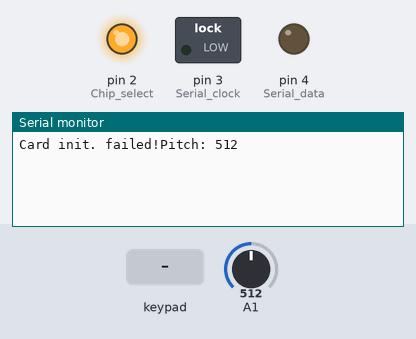
This sketch was run on a simulated Arduino Mega 2560, built for the host (arithmetic inside an expression is 32-bit, double 64-bit). Shown: switched loads named in the sketch (green lamp = pin HIGH), output pins drawn as LEDs (lit = HIGH), the last lines printed to the serial monitor. Wiring (inferred from the names in the program): 4×3 keypad with keys 1 2 3 4 5 6 7 8 9 * 0 # (labels assumed): rows A2, A3, A4, A5; columns pin 6, pin 7, pin 8. Inputs (shaded band) come from the test bench; at power-on: A1 = 512. Pins used as bus, display or sensor lines are not drawn.

Above: at 1.2 s.
1.3 s: key '1' pressed
At 2.4 s:
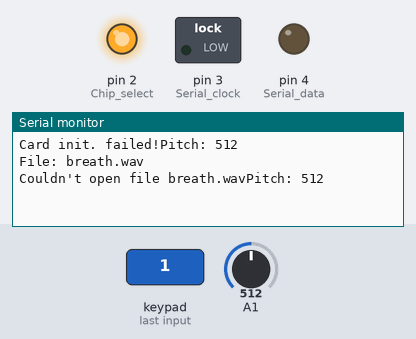
2.8 s: keypad keys 1 2 3 4 pressed 0.4 s apart
At 4.5 s:
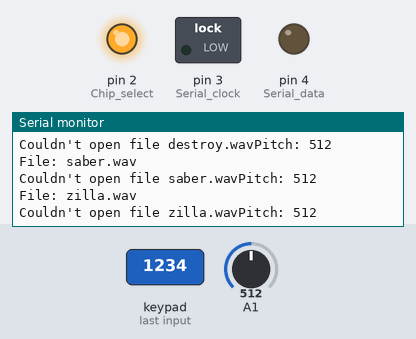
5.9 s: key '9' pressed
At 7.1 s:
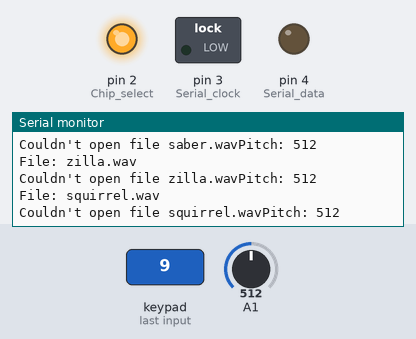
7.4 s: key '*' pressed
At 8.3 s:
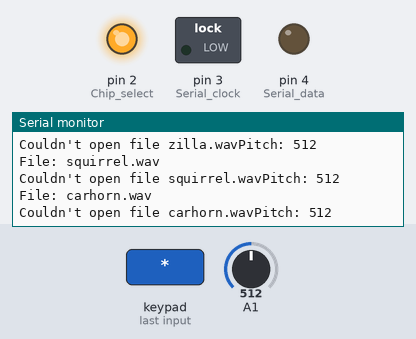

The sketch:

adavoice.ino
```cpp
/*
ADAVOICE is an Arduino-based voice pitch changer plus WAV playback.
Fun for Halloween costumes, comic convention getups and other shenanigans!

Hardware requirements:
 - Arduino Uno, Duemilanove or Diecimila (not Mega or Leonardo compatible).
 - Adafruit Wave Shield
 - Speaker attached to Wave Shield output
 - Battery for portable use
If using the voice pitch changer, you will also need:
 - Adafruit Microphone Breakout
 - 10K potentiometer for setting pitch (or hardcode in sketch)
If using the WAV playback, you will also need:
 - SD card
 - Keypad, buttons or other sensor(s) for triggering sounds
Software requirements:
 - WaveHC library for Arduino
 - Demo WAV files on FAT-formatted SD card

This example sketch uses a 3x4 keypad for triggering sounds...but with
some changes could be adapted to use several discrete buttons, Hall effect
sensors, force-sensing resistors (FSRs), I2C keypads, etc. (or if you just
want the voice effect, no buttons at all).

Connections:
 - 3.3V to mic amp+, 1 leg of potentiometer and Arduino AREF pin
 - GND to mic amp-, opposite leg of potentiometer
 - Analog pin 0 to mic amp output
 - Analog pin 1 to center tap of potentiometer
 - Wave Shield output to speaker or amplifier
 - Matrix is wired to pins A2, A3, A4, A5 (rows) and 6, 7, 8 (columns)
 - Wave shield is assumed wired as in product tutorial

Potentiometer sets playback pitch.  Pitch adjustment does NOT work in
realtime -- audio sampling requires 100% of the ADC.  Pitch setting is
read at startup (or reset) and after a WAV finishes playing.

POINT SPEAKER AWAY FROM MIC to avoid feedback.

Written by Adafruit industries, with portions adapted from the
'PiSpeakHC' sketch included with WaveHC library.
*/

#include <WaveHC.h>
#include <WaveUtil.h>

SdReader  card;  // This object holds the information for the card
FatVolume vol;   // This holds the information for the partition on the card
FatReader root;  // This holds the information for the volumes root directory
FatReader file;  // This object represent the WAV file for a pi digit or period
WaveHC    wave;  // This is the only wave (audio) object, -- we only play one at a time
#define error(msg) error_P(PSTR(msg))  // Macro allows error messages in flash memory

#define ADC_CHANNEL 0 // Microphone on Analog pin 0

// Wave shield DAC: digital pins 2, 3, 4, 5
#define DAC_CS_PORT    PORTD
#define DAC_CS         PORTD2
#define DAC_CLK_PORT   PORTD
#define DAC_CLK        PORTD3
#define DAC_DI_PORT    PORTD
#define DAC_DI         PORTD4
#define DAC_LATCH_PORT PORTD
#define DAC_LATCH      PORTD5

uint16_t in = 0, out = 0, xf = 0, nSamples; // Audio sample counters
uint8_t  adc_save;                          // Default ADC mode

// WaveHC didn't declare it's working buffers private or static,
// so we can be sneaky and borrow the same RAM for audio sampling!
extern uint8_t
  buffer1[PLAYBUFFLEN],                   // Audio sample LSB
  buffer2[PLAYBUFFLEN];                   // Audio sample MSB
#define XFADE     16                      // Number of samples for cross-fade
#define MAX_SAMPLES (PLAYBUFFLEN - XFADE) // Remaining available audio samples

// Keypad information:
uint8_t
  rows[] = { A2, A3, A4, A5 }, // Keypad rows connect to these pins
  cols[] = { 6, 7, 8 },        // Keypad columns connect to these pins
  r      = 0,                  // Current row being examined
  prev   = 255,                // Previous key reading (or 255 if none)
  count  = 0;                  // Counter for button debouncing
#define DEBOUNCE 10            // Number of iterations before button 'takes'

// Keypad/WAV information.  Number of elements here should match the
// number of keypad rows times the number of columns, plus one:
const char *sound[] = {
  "breath" , "destroy", "saber"   , // Row 1 = Darth Vader sounds
  "zilla"  , "crunch" , "burp"    , // Row 2 = Godzilla sounds
  "hithere", "smell"  , "squirrel", // Row 3 = Dug the dog sounds
  "carhorn", "foghorn", "door"    , // Row 4 = Cartoon/SFX sound
  "startup" };                      // Extra item = boot sound


//////////////////////////////////// SETUP

void setup() {
  uint8_t i;

  Serial.begin(9600);

  // The WaveHC library normally initializes the DAC pins...but only after
  // an SD card is detected and a valid file is passed.  Need to init the
  // pins manually here so that voice FX works even without a card.
  pinMode(2, OUTPUT);    // Chip select
  pinMode(3, OUTPUT);    // Serial clock
  pinMode(4, OUTPUT);    // Serial data
  pinMode(5, OUTPUT);    // Latch
  digitalWrite(2, HIGH); // Set chip select high

  // Init SD library, show root directory.  Note that errors are displayed
  // but NOT regarded as fatal -- the program will continue with voice FX!
  if(!card.init())             SerialPrint_P("Card init. failed!");
  else if(!vol.init(card))     SerialPrint_P("No partition!");
  else if(!root.openRoot(vol)) SerialPrint_P("Couldn't open dir");
  else {
    PgmPrintln("Files found:");
    root.ls();
    // Play startup sound (last file in array).
    playfile(sizeof(sound) / sizeof(sound[0]) - 1);
  }

  // Optional, but may make sampling and playback a little smoother:
  // Disable Timer0 interrupt.  This means delay(), millis() etc. won't
  // work.  Comment this out if you really, really need those functions.
  TIMSK0 = 0;

  // Set up Analog-to-Digital converter:
  analogReference(EXTERNAL); // 3.3V to AREF
  adc_save = ADCSRA;         // Save ADC setting for restore later

  // Set keypad rows to outputs, set to HIGH logic level:
  for(i=0; i<sizeof(rows); i++) {
    pinMode(rows[i], OUTPUT);
    digitalWrite(rows[i], HIGH);
  }
  // Set keypad columns to inputs, enable pull-up resistors:
  for(i=0; i<sizeof(cols); i++) {
    pinMode(cols[i], INPUT);
    digitalWrite(cols[i], HIGH);
  }

  while(wave.isplaying); // Wait for startup sound to finish...
  startPitchShift();     // and start the pitch-shift mode by default.
}


//////////////////////////////////// LOOP

// As written here, the loop function scans a keypad to triggers sounds
// (stopping and restarting the voice effect as needed).  If all you need
// is a couple of buttons, it may be easier to tear this out and start
// over with some simple digitalRead() calls.

void loop() {

  uint8_t c, button;

  // Set current row to LOW logic state...
  digitalWrite(rows[r], LOW);
  // ...then examine column buttons for a match...
  for(c=0; c<sizeof(cols); c++) {
    if(digitalRead(cols[c]) == LOW) { // First match.
      button = r * sizeof(cols) + c;  // Get button index.
      if(button == prev) {            // Same button as before?
        if(++count >= DEBOUNCE) {     // Yes.  Held beyond debounce threshold?
          if(wave.isplaying) wave.stop();      // Stop current WAV (if any)
          else               stopPitchShift(); // or stop voice effect
          playfile(button);                    // and play new sound.
          while(digitalRead(cols[c]) == LOW);  // Wait for button release.
          prev  = 255;                // Reset debounce values.
          count = 0;
        }
      } else {                        // Not same button as prior pass.
        prev  = button;               // Record new button and
        count = 0;                    // restart debounce counter.
      }
    }
  }

  // Restore current row to HIGH logic state and advance row counter...
  digitalWrite(rows[r], HIGH);
  if(++r >= sizeof(rows)) { // If last row scanned...
    r = 0;                  // Reset row counter
    // If no new sounds have been triggered at this point, and if the
    // pitch-shifter is not running, re-start it...
    if(!wave.isplaying && !(TIMSK2 & _BV(TOIE2))) startPitchShift();
  }
}


//////////////////////////////////// HELPERS

// Open and start playing a WAV file
void playfile(int idx) {
  char filename[13];

  (void)sprintf(filename,"%s.wav", sound[idx]);
  Serial.print("File: ");
  Serial.println(filename);

  if(!file.open(root, filename)) {
    PgmPrint("Couldn't open file ");
    Serial.print(filename);
    return;
  }
  if(!wave.create(file)) {
    PgmPrintln("Not a valid WAV");
    return;
  }
  wave.play();
}


//////////////////////////////////// PITCH-SHIFT CODE

void startPitchShift() {

  // Read analog pitch setting before starting audio sampling:
  int pitch = analogRead(1);
  Serial.print("Pitch: ");
  Serial.println(pitch);

  // Right now the sketch just uses a fixed sound buffer length of
  // 128 samples.  It may be the case that the buffer length should
  // vary with pitch for better results...further experimentation
  // is required here.
  nSamples = 128;
  //nSamples = F_CPU / 3200 / OCR2A; // ???
  //if(nSamples > MAX_SAMPLES)      nSamples = MAX_SAMPLES;
  //else if(nSamples < (XFADE * 2)) nSamples = XFADE * 2;

  memset(buffer1, 0, nSamples + XFADE); // Clear sample buffers
  memset(buffer2, 2, nSamples + XFADE); // (set all samples to 512)

  // WaveHC library already defines a Timer1 interrupt handler.  Since we
  // want to use the stock library and not require a special fork, Timer2
  // is used for a sample-playing interrupt here.  As it's only an 8-bit
  // timer, a sizeable prescaler is used (32:1) to generate intervals
  // spanning the desired range (~4.8 KHz to ~19 KHz, or +/- 1 octave
  // from the sampling frequency).  This does limit the available number
  // of speed 'steps' in between (about 79 total), but seems enough.
  TCCR2A = _BV(WGM21) | _BV(WGM20); // Mode 7 (fast PWM), OC2 disconnected
  TCCR2B = _BV(WGM22) | _BV(CS21) | _BV(CS20);  // 32:1 prescale
  OCR2A  = map(pitch, 0, 1023,
    F_CPU / 32 / (9615 / 2),  // Lowest pitch  = -1 octave
    F_CPU / 32 / (9615 * 2)); // Highest pitch = +1 octave

  // Start up ADC in free-run mode for audio sampling:
  DIDR0 |= _BV(ADC0D);  // Disable digital input buffer on ADC0
  ADMUX  = ADC_CHANNEL; // Channel sel, right-adj, AREF to 3.3V regulator
  ADCSRB = 0;           // Free-run mode
  ADCSRA = _BV(ADEN) |  // Enable ADC
    _BV(ADSC)  |        // Start conversions
    _BV(ADATE) |        // Auto-trigger enable
    _BV(ADIE)  |        // Interrupt enable
    _BV(ADPS2) |        // 128:1 prescale...
    _BV(ADPS1) |        //  ...yields 125 KHz ADC clock...
    _BV(ADPS0);         //  ...13 cycles/conversion = ~9615 Hz

  TIMSK2 |= _BV(TOIE2); // Enable Timer2 overflow interrupt
  sei();                // Enable interrupts
}

void stopPitchShift() {
  ADCSRA = adc_save; // Disable ADC interrupt and allow normal use
  TIMSK2 = 0;        // Disable Timer2 Interrupt
}

ISR(ADC_vect, ISR_BLOCK) { // ADC conversion complete

  // Save old sample from 'in' position to xfade buffer:
  buffer1[nSamples + xf] = buffer1[in];
  buffer2[nSamples + xf] = buffer2[in];
  if(++xf >= XFADE) xf = 0;

  // Store new value in sample buffers:
  buffer1[in] = ADCL; // MUST read ADCL first!
  buffer2[in] = ADCH;
  if(++in >= nSamples) in = 0;
}

ISR(TIMER2_OVF_vect) { // Playback interrupt
  uint16_t s;
  uint8_t  w, inv, hi, lo, bit;
  int      o2, i2, pos;

  // Cross fade around circular buffer 'seam'.
  if((o2 = (int)out) == (i2 = (int)in)) {
    // Sample positions coincide.  Use cross-fade buffer data directly.
    pos = nSamples + xf;
    hi = (buffer2[pos] << 2) | (buffer1[pos] >> 6); // Expand 10-bit data
    lo = (buffer1[pos] << 2) |  buffer2[pos];       // to 12 bits
  } if((o2 < i2) && (o2 > (i2 - XFADE))) {
    // Output sample is close to end of input samples.  Cross-fade to
    // avoid click.  The shift operations here assume that XFADE is 16;
    // will need adjustment if that changes.
    w   = in - out;  // Weight of sample (1-n)
    inv = XFADE - w; // Weight of xfade
    pos = nSamples + ((inv + xf) % XFADE);
    s   = ((buffer2[out] << 8) | buffer1[out]) * w +
          ((buffer2[pos] << 8) | buffer1[pos]) * inv;
    hi = s >> 10; // Shift 14 bit result
    lo = s >> 2;  // down to 12 bits
  } else if (o2 > (i2 + nSamples - XFADE)) {
    // More cross-fade condition
    w   = in + nSamples - out;
    inv = XFADE - w;
    pos = nSamples + ((inv + xf) % XFADE);
    s   = ((buffer2[out] << 8) | buffer1[out]) * w +
          ((buffer2[pos] << 8) | buffer1[pos]) * inv;
    hi = s >> 10; // Shift 14 bit result
    lo = s >> 2;  // down to 12 bits
  } else {
    // Input and output counters don't coincide -- just use sample directly.
    hi = (buffer2[out] << 2) | (buffer1[out] >> 6); // Expand 10-bit data
    lo = (buffer1[out] << 2) |  buffer2[out];       // to 12 bits
  }

  // Might be possible to tweak 'hi' and 'lo' at this point to achieve
  // different voice modulations -- robot effect, etc.?

  DAC_CS_PORT &= ~_BV(DAC_CS); // Select DAC
  // Clock out 4 bits DAC config (not in loop because it's constant)
  DAC_DI_PORT  &= ~_BV(DAC_DI); // 0 = Select DAC A, unbuffered
  DAC_CLK_PORT |=  _BV(DAC_CLK); DAC_CLK_PORT &= ~_BV(DAC_CLK);
  DAC_CLK_PORT |=  _BV(DAC_CLK); DAC_CLK_PORT &= ~_BV(DAC_CLK);
  DAC_DI_PORT  |=  _BV(DAC_DI); // 1X gain, enable = 1
  DAC_CLK_PORT |=  _BV(DAC_CLK); DAC_CLK_PORT &= ~_BV(DAC_CLK);
  DAC_CLK_PORT |=  _BV(DAC_CLK); DAC_CLK_PORT &= ~_BV(DAC_CLK);
  for(bit=0x08; bit; bit>>=1) { // Clock out first 4 bits of data
    if(hi & bit) DAC_DI_PORT |=  _BV(DAC_DI);
    else         DAC_DI_PORT &= ~_BV(DAC_DI);
    DAC_CLK_PORT |=  _BV(DAC_CLK); DAC_CLK_PORT &= ~_BV(DAC_CLK);
  }
  for(bit=0x80; bit; bit>>=1) { // Clock out last 8 bits of data
    if(lo & bit) DAC_DI_PORT |=  _BV(DAC_DI);
    else         DAC_DI_PORT &= ~_BV(DAC_DI);
    DAC_CLK_PORT |=  _BV(DAC_CLK); DAC_CLK_PORT &= ~_BV(DAC_CLK);
  }
  DAC_CS_PORT    |=  _BV(DAC_CS);    // Unselect DAC

  if(++out >= nSamples) out = 0;
}
```

SdReader.h
```cpp
// (licence header left out)
#ifndef SdReader_h
#define SdReader_h
#include <SdInfo.h>
/**
 * \file
 * SdReader class
 */
/**
 * Some SD card are very sensitive to the SPI bus speed for initialization.
 * Try setting SPI_INIT_SLOW nonzero if you have initialization problems.
 *
 * Set SPI_INIT_SLOW nonzero to reduce the SPI bus speed for SD initaizaton
 * to F_CPU/128.  F_CPU/64 is used if
 */
#define SPI_INIT_SLOW 0
/**
 * Default card SPI speed. Change to true for Wave Shield V1.0
 * The SPI speed is 4 Mhz for 'true' and 8 Mhz for 'false'.
 */
#define SPI_DEFAULT_HALF_SPEED false

/** read timeout ms */
#define SD_READ_TIMEOUT    300

// SD card errors
/** timeout error for command CMD0 */
#define SD_CARD_ERROR_CMD0  0X1
/** CMD8 was not accepted - not a valid SD card*/
#define SD_CARD_ERROR_CMD8  0X2
/** card returned an error response for CMD17 (read block) */
#define SD_CARD_ERROR_CMD17 0X3
/** card returned an error response for CMD24 (write block) */
#define SD_CARD_ERROR_CMD24 0X4
/** card returned an error response for CMD58 (read OCR) */
#define SD_CARD_ERROR_CMD58 0X5
/** card's ACMD41 initialization process timeout */
#define SD_CARD_ERROR_ACMD41 0X6
/** card returned a bad CSR version field */
#define SD_CARD_ERROR_BAD_CSD 0X7
/** read CID or CSD failed */
#define SD_CARD_ERROR_READ_REG 0X8
/** bad response echo from CMD8 */
#define SD_CARD_ERROR_CMD8_ECHO 0X09
/** timeout while waiting for start of read data */
#define SD_CARD_ERROR_READ_TIMEOUT 0XD
/** card returned an error token instead of read data */
#define SD_CARD_ERROR_READ 0X10
//
// card types
/** Standard capacity V1 SD card */
#define SD_CARD_TYPE_SD1 1
/** Standard capacity V2 SD card */
#define SD_CARD_TYPE_SD2 2
/** High Capacity SD card */
#define SD_CARD_TYPE_SDHC 3
//------------------------------------------------------------------------------
/**
 * \class SdReader
 * \brief Hardware access class for SD flash cards
 *
 * Supports raw access to SD and SDHC flash memory cards.
 *
 */
class SdReader  {
  uint32_t block_;
  uint8_t errorCode_;
  uint8_t errorData_;
  uint8_t inBlock_;
  uint16_t offset_;
  uint8_t partialBlockRead_;
  uint8_t response_;
  uint8_t type_;
  uint8_t cardCommand(uint8_t cmd, uint32_t arg);
  void error(uint8_t code){errorCode_ = code;}
  void error(uint8_t code, uint8_t data) {errorCode_ = code; errorData_ = data;}
  uint8_t readRegister(uint8_t cmd, uint8_t *dst);
  void type(uint8_t value) {type_ = value;}
  uint8_t waitNotBusy(uint16_t timeoutMillis);
  uint8_t waitStartBlock(void);
public:
  /** Construct an instance of SdReader. */
  SdReader(void) :  errorCode_(0), inBlock_(0), partialBlockRead_(0), type_(0) {};
  uint32_t cardSize(void);
  /** \return error code for last error */
  uint8_t errorCode(void) {return errorCode_;}
  /** \return error data for last error */
  uint8_t errorData(void) {return errorData_;}
  uint8_t init(uint8_t slow = SPI_DEFAULT_HALF_SPEED);
  /**
   * Enable or disable partial block reads.
   *
   * Enabling partial block reads improves performance by allowing a block
   * to be read over the SPI bus as several sub-blocks.  Errors will occur
   * if the time between reads is too long since the SD card will timeout.
   *
   * Use this for applications like the Adafruit Wave Shield.
   *
   * \param[in] value The value TRUE (non-zero) or FALSE (zero).)
   */
  void partialBlockRead(uint8_t value) {readEnd(); partialBlockRead_ = value;}
  /**
 * Read a 512 byte block from a SD card device.
 *
 * \param[in] block Logical block to be read.
 * \param[out] dst Pointer to the location that will receive the data.
 *
 * \return The value one, true, is returned for success and
 * the value zero, false, is returned for failure.
 */
  uint8_t readBlock(uint32_t block, uint8_t *dst) {
    return readData(block, 0, dst, 512);}
  uint8_t readData(uint32_t block, uint16_t offset, uint8_t *dst, uint16_t count);
  /**
   * Read a cards CID register. The CID contains card identification information
   * such as Manufacturer ID, Product name, Product serial number and
   * Manufacturing date. */
  uint8_t readCID(cid_t &cid) {return readRegister(CMD10, (uint8_t *)&cid);}
  /**
   * Read a cards CSD register. The CSD contains Card-Specific Data that
   * provides information regarding access to the card contents. */
  uint8_t readCSD(csd_t &csd) {return readRegister(CMD9, (uint8_t *)&csd);}
  void readEnd(void);
  /** Return the card type: SD V1, SD V2 or SDHC */
  uint8_t type() {return type_;}
};
#endif //SdReader_h
```

Source omitted: FatReader.h (7947 bytes), FatStructs.h (15700 bytes), SdInfo.h (6870 bytes), WaveHC.h (3395 bytes), WavePinDefs.h (1983 bytes), WaveUtil.h (527 bytes), mcpDac.h (2984 bytes), ArduinoPins.h (10520 bytes)

Measured:
- after the input at 1.3 s, the serial monitor: prints a new line at once (image 1)
- after the input at 2.8 s, the serial monitor: prints a new line after 0.44 s (image 2)
- after the input at 5.9 s, the serial monitor: prints a new line at once (image 3)
- after the input at 7.4 s, the serial monitor: prints a new line at once (image 4)
